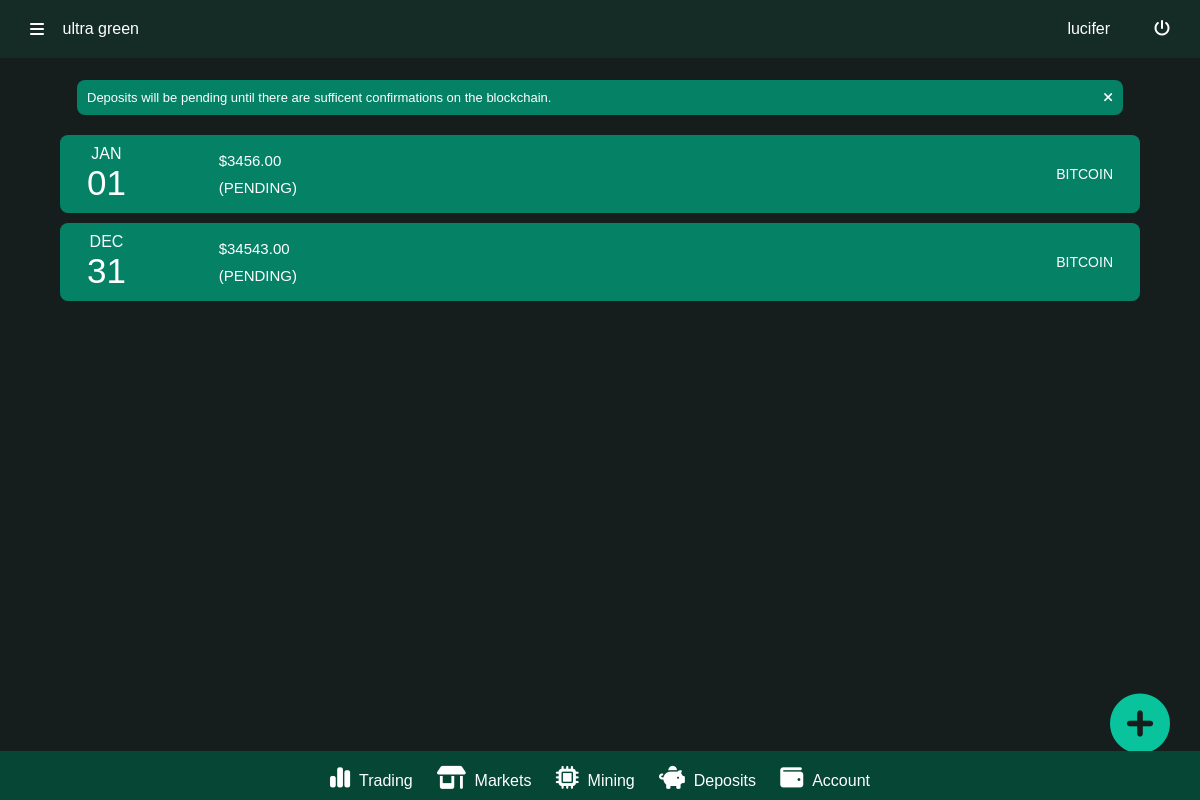
Before: /deposit (signed in) with the older database file.
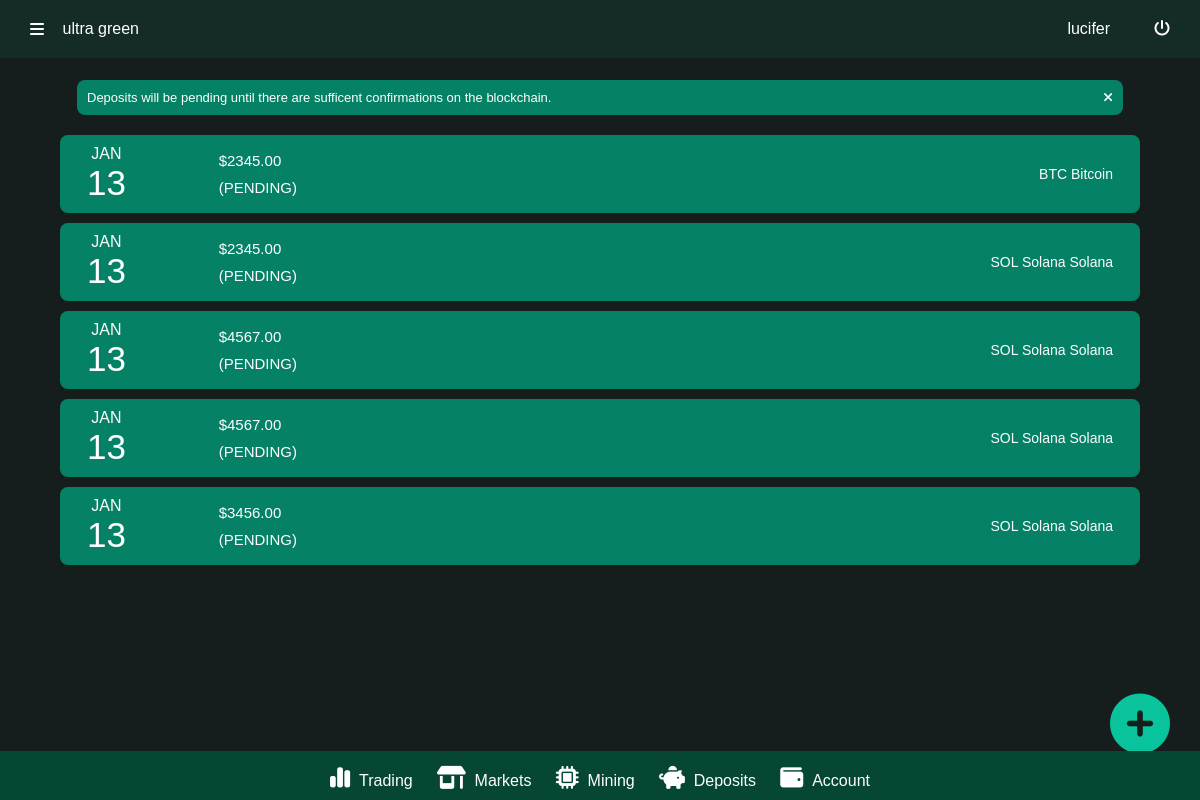
After: the same page with the newer database file.
### Green/models.py (models this page shows, shortened)
class Deposit(models.Model):
    ammount = models.DecimalField(max_digits=999,blank=False,null=False,decimal_places=2,validators=[MinValueValidator(500.00)])
    fund = models.CharField(max_length=100,blank=False,null=False,choices=DEPOSIT_TO,default=1) # type: ignore
    pay_in = models.CharField(max_length = 200,blank=False,null=False,choices=PAYMETHOD,default=1) # type: ignore
    status = models.BooleanField(default=False)
    date_created = models.DateTimeField(auto_now_add=True)
    user          = models.ForeignKey(Userer , default=1 , null=True, on_delete=models.SET_NULL)
    class Meta:
        ordering=("-date_created",)

### Green/views.py (the view)
# urls.py: path('deposit', views.deposit,name="deposit"), # type: ignore
def deposit(request):
    if request.user.is_authenticated:
        profile  = Photo.objects.filter(user=request.user).first()
        depositform = DepositForm(request.POST)
        if request.method == "POST":
            if depositform.is_valid():
                step= depositform.save(commit=False)
                step.user = request.user
                n=depositform.save()
                return redirect("makepayment",id=n.pk)
            else:
                pass
        else:
            depositform = DepositForm(request.POST)
        total=[]
        deposits = Deposit.objects.all()
        for obj in deposits:
            if obj.user == request.user:
                total.append(obj)
        data={"form":depositform,"total":len(total),"deposits":deposits,"pic":profile}
        return render(request,"deposit.html",data)
    else:
        return redirect(f"{settings.LOGIN_URL}?next={request.path}")

### templates/deposit.html (shortened to what this page needs)
{% load static %}
<!DOCTYPE html>
<html lang="en">
<head>
    <link rel="stylesheet" href="{% static 'css/traders.css' %}">
    <link rel="stylesheet" href="{% static 'css/deposit.css' %}">
    <link rel="stylesheet" href="{% static 'css/nav.css' %}">
    <link rel="stylesheet" href="https://cdnjs.cloudflare.com/ajax/libs/font-awesome/6.5.1/css/all.min.css">
    <link rel="stylesheet" href="{% static 'fontawesome-free-6.4.0-web/css/all.css' %}">
</head>
<body>
    {% include "top_nav.html" %}
    <div id="main">
        <div id="main2" onclick="CloseNav()">
            <div id="main3">
               <label><text>Deposits will be pending until there are sufficent confirmations on the blockchain.</text><i class="fa-solid fa-xmark"></i></label>
               <div id="deposit-history">
                    {% for obj in deposits %}
                    {% if obj.user == request.user %}
                    <a href="#" class="deposit-history">
                        <div class="deposit-history-con">
                            <div class="part1">
                                <div class="history-date">
                                    <text class="month">{{obj.date_created|date:"M"|upper}}</text>
                                    <text class="date">{{obj.date_created|date:"d"}}</text>
                                </div>
                                <div class="deposit-info">
                                    <text class="amount">${{obj.ammount}}</text>
                                    {% if obj.status == False %}
                                    <text class="status">(PENDING)</text>
                                    {% else %}
                                    <text class="status">(CONFIRMED)</text>
                                    {% endif %}
                                </div>
                            </div>
                            <text class="coin">{{obj.pay_in}}</text>
                        </div>
                    </a>
                    {% endif %}
                    {% endfor %}
               </div>
               <a href={% url "fund" %} class="deposit"><i class="fa-solid fa-circle-plus"></i></a>
            </div>
        </div>
    </div>
    {% include "bottom_nav.html" %}
</body>
</html>

Changed rows visible on the page:
removed Deposit: date_created "JAN", date_created "01", ammount "3456.00", status "(PENDING)", pay_in "BITCOIN"
removed Deposit: date_created "DEC", date_created "31", ammount "34543.00", status "(PENDING)", pay_in "BITCOIN"
added Deposit: date_created "JAN", date_created "13", ammount "2345.00", status "(PENDING)", pay_in "BTC Bitcoin"
added Deposit: date_created "JAN", date_created "13", ammount "2345.00", status "(PENDING)", pay_in "SOL Solana Solana"
added Deposit: date_created "JAN", date_created "13", ammount "4567.00", status "(PENDING)", pay_in "SOL Solana Solana"
added Deposit: date_created "JAN", date_created "13", ammount "4567.00", status "(PENDING)", pay_in "SOL Solana Solana"
added Deposit: date_created "JAN", date_created "13", ammount "3456.00", status "(PENDING)", pay_in "SOL Solana Solana"
